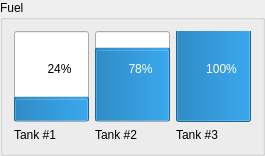
                  <widget class="QGroupBox" name="groupBox_3">
                   <property name="sizePolicy">
                    <sizepolicy hsizetype="Fixed" vsizetype="Preferred">
                     <horstretch>0</horstretch>
                     <verstretch>0</verstretch>
                    </sizepolicy>
                   </property>
                   <property name="title">
                    <string>Fuel</string>
                   </property>
                   <layout class="QHBoxLayout" name="horizontalLayout_22">
                    <item>
                     <layout class="QVBoxLayout" name="verticalLayout_21">
                      <item>
                       <widget class="QProgressBar" name="progressBar">
                        <property name="sizePolicy">
                         <sizepolicy hsizetype="Fixed" vsizetype="Expanding">
                          <horstretch>0</horstretch>
                          <verstretch>0</verstretch>
                         </sizepolicy>
                        </property>
                        <property name="minimumSize">
                         <size>
                          <width>75</width>
                          <height>0</height>
                         </size>
                        </property>
                        <property name="value">
                         <number>24</number>
                        </property>
                        <property name="orientation">
                         <enum>Qt::Vertical</enum>
                        </property>
                       </widget>
                      </item>
                      <item>
                       <widget class="QLabel" name="label_23">
                        <property name="text">
                         <string>Tank #1</string>
                        </property>
                       </widget>
                      </item>
                     </layout>
                    </item>
                    <item>
                     <layout class="QVBoxLayout" name="verticalLayout_19">
                      <item>
                       <widget class="QProgressBar" name="progressBar_2">
                        <property name="sizePolicy">
                         <sizepolicy hsizetype="Fixed" vsizetype="Expanding">
                          <horstretch>0</horstretch>
                          <verstretch>0</verstretch>
                         </sizepolicy>
                        </property>
                        <property name="minimumSize">
                         <size>
                          <width>75</width>
                          <height>0</height>
                         </size>
                        </property>
                        <property name="value">
                         <number>78</number>
                        </property>
                        <property name="orientation">
                         <enum>Qt::Vertical</enum>
                        </property>
                       </widget>
                      </item>
                      <item>
                       <widget class="QLabel" name="label_29">
                        <property name="text">
                         <string>Tank #2</string>
                        </property>
                       </widget>
                      </item>
                     </layout>
                    </item>
                    <item>
                     <layout class="QVBoxLayout" name="verticalLayout_18">
                      <item>
                       <widget class="QProgressBar" name="progressBar_3">
                        <property name="sizePolicy">
                         <sizepolicy hsizetype="Fixed" vsizetype="Expanding">
                          <horstretch>0</horstretch>
                          <verstretch>0</verstretch>
                         </sizepolicy>
                        </property>
                        <property name="minimumSize">
                         <size>
                          <width>75</width>
                          <height>0</height>
                         </size>
                        </property>
                        <property name="value">
                         <number>100</number>
                        </property>
                        <property name="orientation">
                         <enum>Qt::Vertical</enum>
                        </property>
                       </widget>
                      </item>
                      <item>
                       <widget class="QLabel" name="label_30">
                        <property name="text">
                         <string>Tank #3</string>
                        </property>
                       </widget>
                      </item>
                     </layout>
                    </item>
                   </layout>
                  </widget>
